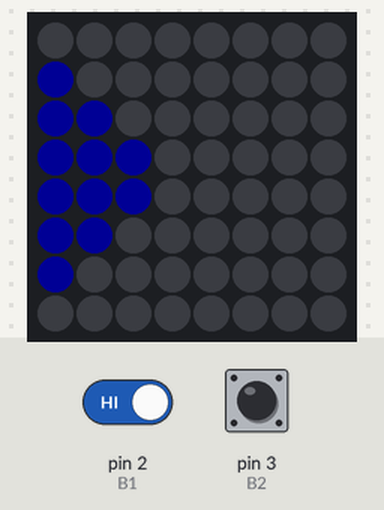
The sketch below on a simulated Arduino Uno, built with avr-gcc and run on an emulated ATmega328P. Parts: 8×8 RGB LED matrix (first LED top left, wired row by row). The test bench sets the inputs (shaded band); at power-on: pin 2 (B1) HIGH, pin 3 (B2) HIGH. Dim RGB values are drawn brighter than linear; random numbers use the default seed unless the sketch sets one.

Above: at 3.2 s.
At 4.9 s:
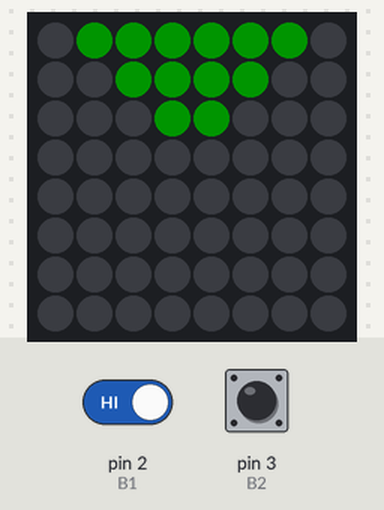
5.6 s: pin 2 (B1) driven LOW
At 8.9 s:
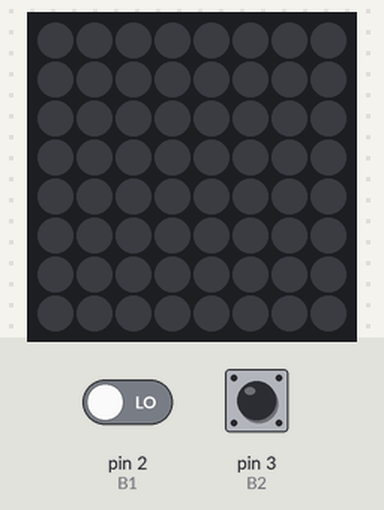
At 10.6 s:
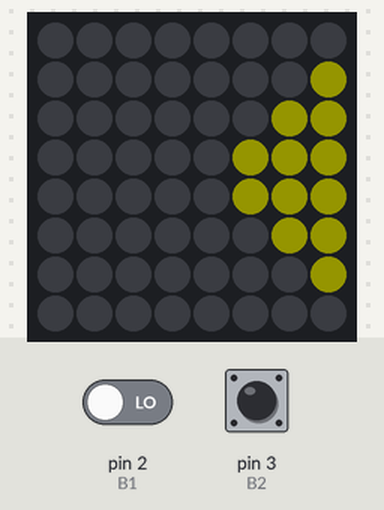
10.8 s: pin 2 (B1) driven HIGH
Timing chart, 0 to 13.8 s (numbered marks = the images above; inputs shaded):
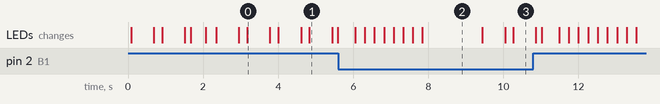

Measured:
- what the display in image 0 shows lasts 0.6 s, from 3.2 s to 3.8 s
- what the display in image 2 shows lasts 1.6 s, from 7.8 s to 9.4 s

The sketch:

simon.ino
```cpp
#include <Adafruit_GFX.h>
#include <Adafruit_NeoMatrix.h>
#include <Adafruit_NeoPixel.h>
#ifndef PSTR
#define PSTR
#endif
#define PIN 12 // Current pin where the matrix is connected
typedef int Color;

// Button mapping
#define B1 2
#define B2 3
#define B3 4
#define B4 5

Adafruit_NeoMatrix matrix = Adafruit_NeoMatrix(8, 8, PIN, NEO_MATRIX_BOTTOM + NEO_MATRIX_RIGHT + NEO_MATRIX_ROWS + NEO_MATRIX_PROGRESSIVE, NEO_GRB + NEO_KHZ800);

#define RED matrix.Color(255, 0, 0)
#define YELLOW matrix.Color(255, 255, 0)
#define BLUE matrix.Color(0, 0, 255)
#define GREEN matrix.Color(0, 255, 0)

#define UP 0
#define RIGHT 1
#define DOWN 2
#define LEFT 3

// Global variables
/*
   0 1 1 1 1 1 1 0 -> 111111
   1 0 1 1 1 1 0 1 ->  1111  1            1
   1 1 0 1 1 0 1 1 ->   11   11          11
   1 1 1 0 0 1 1 1 ->        111        111
   1 1 1 0 0 1 1 1 ->        111        111
   1 1 0 1 1 0 1 1 ->        11    11    11
   1 0 1 1 1 1 0 1 ->        1    1111    1
   0 1 1 1 1 1 1 0 ->            111111
*/
int buttons[4][8][8] = {
  {
    {0, 0, 0, 0, 0, 0, 0, 0},
    {1, 0, 0, 0, 0, 0, 0, 0},
    {1, 1, 0, 0, 0, 0, 0, 0},
    {1, 1, 1, 0, 0, 0, 0, 0},
    {1, 1, 1, 0, 0, 0, 0, 0},
    {1, 1, 0, 0, 0, 0, 0, 0},
    {1, 0, 0, 0, 0, 0, 0, 0},
    {0, 0, 0, 0, 0, 0, 0, 0}
  },
  {
    {0, 0, 0, 0, 0, 0, 0, 0},
    {0, 0, 0, 0, 0, 0, 0, 0},
    {0, 0, 0, 0, 0, 0, 0, 0},
    {0, 0, 0, 0, 0, 0, 0, 0},
    {0, 0, 0, 0, 0, 0, 0, 0},
    {0, 0, 0, 1, 1, 0, 0, 0},
    {0, 0, 1, 1, 1, 1, 0, 0},
    {0, 1, 1, 1, 1, 1, 1, 0}
  },
  {
    {0, 0, 0, 0, 0, 0, 0, 0},
    {0, 0, 0, 0, 0, 0, 0, 1},
    {0, 0, 0, 0, 0, 0, 1, 1},
    {0, 0, 0, 0, 0, 1, 1, 1},
    {0, 0, 0, 0, 0, 1, 1, 1},
    {0, 0, 0, 0, 0, 0, 1, 1},
    {0, 0, 0, 0, 0, 0, 0, 1},
    {0, 0, 0, 0, 0, 0, 0, 0}
  },
  {
    {0, 1, 1, 1, 1, 1, 1, 0},
    {0, 0, 1, 1, 1, 1, 0, 0},
    {0, 0, 0, 1, 1, 0, 0, 0},
    {0, 0, 0, 0, 0, 0, 0, 0},
    {0, 0, 0, 0, 0, 0, 0, 0},
    {0, 0, 0, 0, 0, 0, 0, 0},
    {0, 0, 0, 0, 0, 0, 0, 0},
    {0, 0, 0, 0, 0, 0, 0, 0}
  }
};

// Array for the sequence of the game
// This array will contain the directions
// which the player must press
// sequence[50] -> {RIGHT, DOWN, LEFT, UP, UP, UP, LEFT, DOWN}
int sequence[50] = {0};
// Scored points of the player
int points = 0;

void printNumber(int number) {
  // Given a number, print it out to the screen
  for (int i = 4; i > -10; i--) {
    matrix.setCursor(i, 1);
    matrix.print(number);
    matrix.show();
    matrix.clear();
    delay(250);
  }
}

void setup() {
  // This code only runs once, at the start of the program.
  Serial.begin(115200);

  matrix.begin();
  matrix.setBrightness(20);
  matrix.clear();
  matrix.show();

  // Map the pins to the buttons
  pinMode(B1, INPUT_PULLUP);
  pinMode(B2, INPUT_PULLUP);
  pinMode(B3, INPUT_PULLUP);
  pinMode(B4, INPUT_PULLUP);

  // Set random seed for better random number generation
  randomSeed(analogRead(A0));
}

Color chooseColor(int direction) {
  // Set the colors of each one of the buttons
  // You have to check what is the direction
  // And return a color based on that.
  // Example: if the direction is UP then return RED
  // Remember that there are four possible directions.

  if (direction == UP)
    return GREEN;
  else if (direction == RIGHT)
    return YELLOW;
  else if (direction == DOWN)
    return RED;
  else
    return BLUE;
}

void printButton(int direction) {
  // Based on a direction, print a button
  // You have to use the chooseColor function that you declared
  // right above, to set the color of the current button.
  // Remember to use the global variable 'buttons' that is an array of size [4][8][8]
  // You have to use the matrix variable, and one if its methods.

  Color color = chooseColor(direction);

  for (int x = 0; x < 8; x++) {
    for (int y = 0; y < 8; y++) {
      if (buttons[direction][x][y] == 1)
        matrix.drawPixel(x, y, color);
      else
        matrix.drawPixel(x, y, 0);
    }
  }

  // Once you finish setting the configuration of
  // the pixels for the screen, show them, and wait, clear it again.
  matrix.show();
  delay(600);
  matrix.clear();
  matrix.show();
  delay(150);
}

void nextRound() {
  // The purpose of this function is to calculate
  // the next button that the player will have to memorize
  // Then, print the sequence, so the player can reproduce it :)
  // Hint: You will have to use the random function and the printButton
  // Also, you must save the calculated number in the sequence array.
  // The variable points and the sequence array, do they have a relationship?
  int nextDirection = random(0, 4);
  sequence[points] = nextDirection;

  for (int i = 0; i <= points ; i++)
    printButton(sequence[i]);
}

int waitForButton() {
  // The idea of this function is to
  // wait for the button to get pressed
  // Then return the button pressed.
  // To achieve this, you will need to create
  // an infinite loop.

  // Look at this example:
  /*
      0    ->          B1 - UP
    3   1  ->  B4 - LEFT    B2 - RIGHT
      2    ->         B3 - DOWN
        Those are the macros
    defined at the start of the file :)
  */
  while (true) { // While button not pressed
    if (digitalRead(B1) == HIGH) {
      return UP;
    } else if (digitalRead(B2) == HIGH) {
      return RIGHT;
    } else if (digitalRead(B3) == HIGH) {
      return DOWN;
    } else if (digitalRead(B4) == HIGH) {
      return LEFT;
    }
  }
}

void loop() {
  // Well, is time to use all the function created above :)

  // First, you will need to generate and print the sequence
  // then retrieve the number.

  nextRound();

  // Loop over the array, with the condition of:
  // currentIndex less or equal than the points
  // Inside the loop, wait for the next button to get pressed
  // once the button is pressed, don't forget to show it
  // Then... is the direction of the button pressed equal to
  // the current direction in the sequence?
  // If not, then game over :(, show a red screen, print the score
  // and reset the game (set points to 0 and return from the function)

  for (int i = 0; i <= points; i++) {
    int direction = waitForButton();
    printButton(direction);
    if (direction != sequence[i]) {
      matrix.fillScreen(RED);
      matrix.show();
      delay(200);
      printNumber(points);
      points = 0;
      return;
    }
  }

  // Once the loop ended the player has reached the
  // end of the current sequence. Show a green screen
  // to congrats the player :D
  points++;
  matrix.fillScreen(GREEN);
  matrix.show();
  delay(400);
  matrix.clear();
  matrix.show();
  delay(200);
}
```
